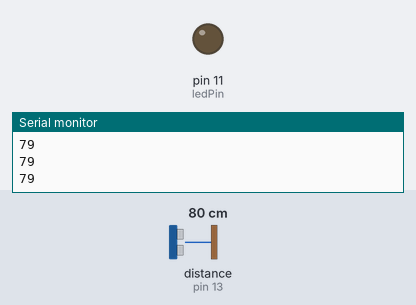
This sketch was run on a simulated Arduino Uno, built with avr-gcc and run on an emulated ATmega328P. Shown: output pins drawn as LEDs (lit = HIGH), the last lines printed to the serial monitor. Wiring (inferred from the names in the program): ultrasonic range finder: trigger pin 12; echo pin 13. The inputs (shaded band) are chosen by the test bench; at power-on: distance to the obstacle (sensor on pin 13) 80 cm. The echo pulse lasts 58.3 µs per cm; pins used as bus, display or sensor lines are not drawn.

Above: at 1.2 s.
1.3 s: distance to the obstacle (sensor on pin 13) set to 32 cm
2.8 s: distance to the obstacle (sensor on pin 13) set to 29 cm
At 3.9 s:
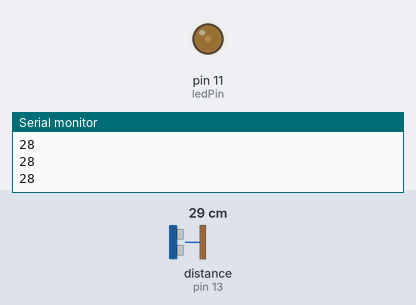
4.3 s: distance to the obstacle (sensor on pin 13) set to 2 cm
At 5.6 s:
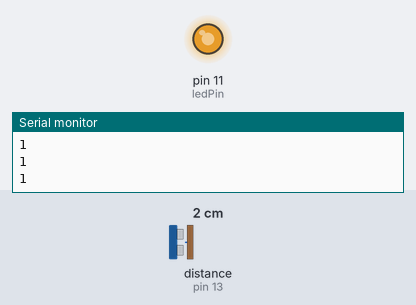
5.9 s: distance to the obstacle (sensor on pin 13) set to 18 cm
At 7.2 s:
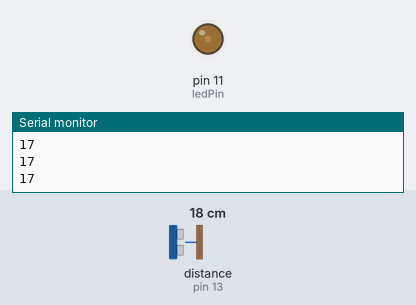
7.5 s: distance to the obstacle (sensor on pin 13) set to 4 cm
At 9.0 s:
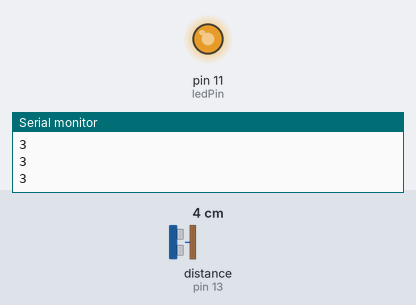
Timing chart, 0 to 10.1 s (numbered marks = the images above; inputs shaded):
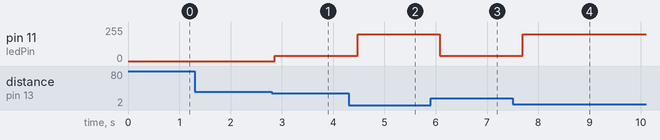

Measured:
- after the input at 2.8 s, pin 11 (ledPin): 0/255 → 40/255 after 0.06 s
- after the input at 4.3 s, pin 11 (ledPin): 40/255 → 200/255 after 0.18 s
- after the input at 5.9 s, pin 11 (ledPin): 200/255 → 40/255 after 0.18 s
- after the input at 7.5 s, pin 11 (ledPin): 40/255 → 200/255 after 0.20 s

The sketch:

USdistLED.ino
```cpp
int trigPin=12; int echoPin=13;
int ledPin = 11;
long duration,cm;
int x;
void setup() {
  // put your setup code here, to run once:
  Serial.begin(9600);
  pinMode(trigPin,OUTPUT);
  pinMode(echoPin,INPUT);
  pinMode(ledPin,OUTPUT);
}


void loop() {
  // put your main code here, to run repeatedly:
  digitalWrite(trigPin,LOW);
  delayMicroseconds(5);
  digitalWrite(trigPin,HIGH);
  delayMicroseconds(10);
  digitalWrite(trigPin,LOW);

  duration = pulseIn(echoPin,HIGH);
  cm=(duration/2)/29.1; //*0.0341
  /*Serial.print(cm);
  Serial.print(" cm");
  Serial.println();
  delay(100);*/

  if(cm>0 && cm<11)
  {
   x = ((255/100)*100);analogWrite(ledPin, x);
  }
  else if(cm>12 && cm<30)
  {
    x = ((255/100)*20);analogWrite(ledPin, x);
  }
  else
  {
    x = ((255/100)*0);analogWrite(ledPin, x);
  }

  //cm=map(cm,0,100,255,0);
    // analogWrite(ledPin, cm);
     Serial.println(cm);
     delay(200);

}
```
